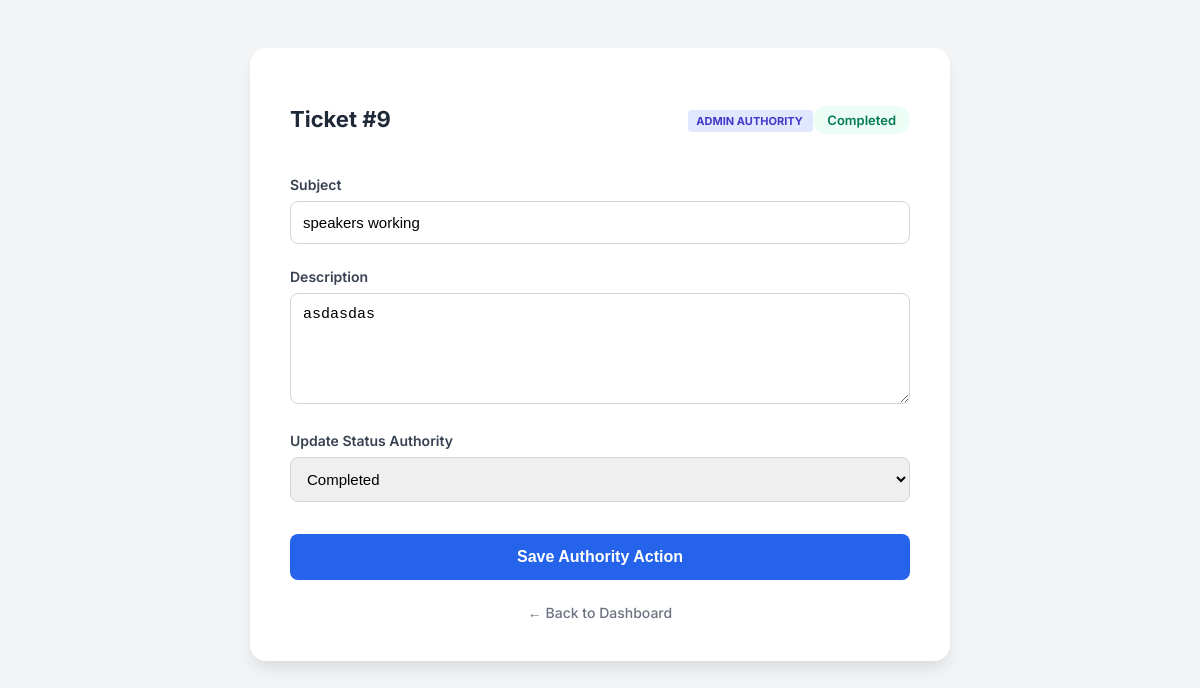
Screenshot of /pages/view_ticket.php?id=9 (signed in) with the database file from the repository.
### tables this page shows
CREATE TABLE IF NOT EXISTS `tickets` (
  `id` int NOT NULL AUTO_INCREMENT,
  `name` varchar(255) NOT NULL,
  `description` text NOT NULL,
  `status` enum('pending','inprogress','completed','onhold') DEFAULT 'pending',
  `file_path` varchar(255) DEFAULT NULL,
  `created_by` int NOT NULL,
  `assigned_to` int DEFAULT NULL,
  `created_at` timestamp NULL DEFAULT CURRENT_TIMESTAMP,
  `updated_at` timestamp NULL DEFAULT CURRENT_TIMESTAMP ON UPDATE CURRENT_TIMESTAMP,
  `completed_at` timestamp NULL DEFAULT NULL,
  `deleted_at` timestamp NULL DEFAULT NULL,
  `is_deleted` tinyint(1) DEFAULT '0',
  PRIMARY KEY (`id`),
  KEY `created_by` (`created_by`),
  KEY `assigned_to` (`assigned_to`)
);

### pages/view_ticket.php (the view, shortened to what this page needs)
<?php
require '../config/db.php';
$user_id = $_SESSION['user_id'];
$ticket_id = $_GET['id'] ?? null;
$stmt = $pdo->prepare("SELECT * FROM tickets WHERE id = ? AND is_deleted = 0");
$stmt->execute([$ticket_id]);
$ticket = $stmt->fetch();
$role_stmt = $pdo->prepare("SELECT role FROM users WHERE id = ?");
$role_stmt->execute([$user_id]);
$user_role = $role_stmt->fetchColumn();
$is_admin = ($user_role === 'admin');
$is_assignee = ($ticket['assigned_to'] == $user_id);
?>
<!DOCTYPE html>
<html lang="en">
<head>
</head>
<body>
<div class="container">
    <div class="header-flex">
        <h2 style="font-size: 22px;">Ticket #<?php echo $ticket['id']; ?></h2>
        <div>
            <span class="authority-tag">
                <?php
                    if($is_admin) echo "Admin Authority";
                    elseif($is_assignee) echo "Staff Authority";
                    else echo "View Only Access";
                ?>
            </span>
            <span class="badge badge-<?php echo str_replace(' ', '', strtolower($ticket['status'])); ?>">
                <?php echo ucfirst($ticket['status']); ?>
            </span>
        </div>
    </div>
    <?php if ($is_admin || $is_assignee): ?>
        <form method="POST">
            <label>Subject</label>
            <?php if ($is_admin): ?>
                <input type="text" name="name" value="<?php echo htmlspecialchars($ticket['name']); ?>" required>
            <?php else: ?>
                <div class="readonly-box"><?php echo htmlspecialchars($ticket['name']); ?></div>
            <?php endif; ?>
            <label>Description</label>
            <?php if ($is_admin): ?>
                <textarea name="description" rows="5" required><?php echo htmlspecialchars($ticket['description']); ?></textarea>
            <?php else: ?>
                <div class="readonly-box"><?php echo nl2br(htmlspecialchars($ticket['description'])); ?></div>
            <?php endif; ?>
            <label>Update Status Authority</label>
            <select name="status">
                <option value="completed" <?php if($ticket['status'] == 'completed') echo 'selected'; ?>>Completed</option>
            </select>
            <button type="submit">Save Authority Action</button>
        </form>
    <?php endif; ?>
    <a href="../index.php" class="back-btn">← Back to Dashboard</a>
</div>
</body>
</html>

### pages/view_ticket.php (style rules this page uses)
* { box-sizing: border-box; }
body { font-family: 'Inter', sans-serif; background: #f3f4f6; padding: 40px; color: #1f2937; }
.container { max-width: 700px; margin: auto; background: white; padding: 40px; border-radius: 16px; box-shadow: 0 10px 15px -3px rgba(0,0,0,0.1); }
.header-flex { display: flex; justify-content: space-between; align-items: center; margin-bottom: 25px; }
.authority-tag { font-size: 11px; font-weight: 700; text-transform: uppercase; padding: 4px 8px; border-radius: 4px; background: #e0e7ff; color: #4338ca; }
.badge { padding: 6px 14px; border-radius: 99px; font-size: 13px; font-weight: 600; }
.badge-completed { background: #ecfdf5; color: #047857; }
label { display: block; margin-top: 24px; font-weight: 600; font-size: 14px; color: #374151; }
input, textarea, select { width: 100%; padding: 12px; margin-top: 8px; border: 1px solid #d1d5db; border-radius: 8px; font-size: 15px; transition: border-color 0.2s; }
button { margin-top: 32px; padding: 14px; background: #2563eb; color: white; border: none; border-radius: 8px; cursor: pointer; width: 100%; font-weight: 600; font-size: 16px; transition: background 0.2s; }
.back-btn { display: block; text-align: center; margin-top: 24px; color: #6b7280; text-decoration: none; font-size: 14px; font-weight: 500; }

### rows the page displays
tickets: id "9", status "Completed", name "speakers working", description "asdasdas"
